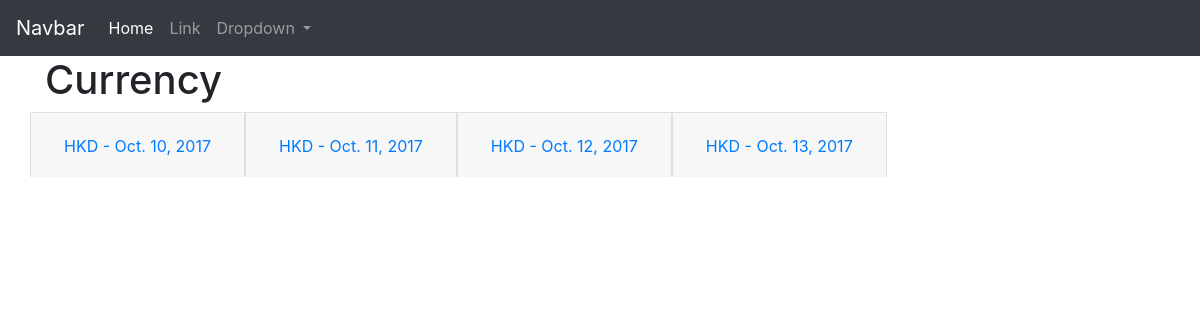
The app's page /rates/HKD/ with its own data.
### rates/models.py (models this page shows)
class BaseCurrency(models.Model):
	symbol = models.CharField(max_length=3)
	date = models.DateField(auto_now=False, auto_now_add=False)
	def __str__(self):
		return self.symbol

### rates/views.py (the view)
# urls.py: path('<str:base_name>/', views.currency, name='latest currency data'),
def currency(request, base_name):
    currency = {}
    curr_list = ['NZD', 'CAD', 'USD', 'AUD', 'HKD', 'GBP', 'EUR', 'CHF']
    for base_curr in BaseCurrency.objects.filter(symbol=base_name.upper()):
        currency[base_curr] = {}
        for curr in Currency.objects.filter(base=base_curr, symbol__in=curr_list):
            if curr.symbol == base_curr.symbol:
                pass
            else:
                x = {curr: curr.rate_to_base}
                currency[base_curr].update(x)
    context = {
            'base_name': f'{base_name.upper()}',
            'currency': currency
    }
    return render(request, 'rates/currency.html', context)

### rates/models.py (called while the page is built)
	def __str__(self):
		return self.symbol

### rates/templates/rates/currency.html (shortened to what this page needs)
{% extends 'rates/block_template.html' %}
{% load rate_tags %}
{% block content %}
<div class="row">
{% for key, values in currency.items|dictsort:"0.date" %}
<div class="accordion" id="dateAccordion{{ forloop.counter }}">
    <div class="card">
    <div class="card-header" id="heading{{key}}">
      <h2 class="mb-0">
        <button class="btn btn-link" type="button" data-toggle="collapse" data-target="#{{key}}{{ forloop.counter }}" aria-expanded="true" aria-controls="{{key}}{{ forloop.counter }}">
          {{key}} - {{key.date}}
        </button>
      </h2>
    </div>
    </div>
</div>
{% endfor %}
</div>
 {% endblock %}

### records on screen
BaseCurrency: symbol "HKD", date "Oct. 10, 2017"
BaseCurrency: symbol "HKD", date "Oct. 11, 2017"
BaseCurrency: symbol "HKD", date "Oct. 12, 2017"
BaseCurrency: symbol "HKD", date "Oct. 13, 2017"
